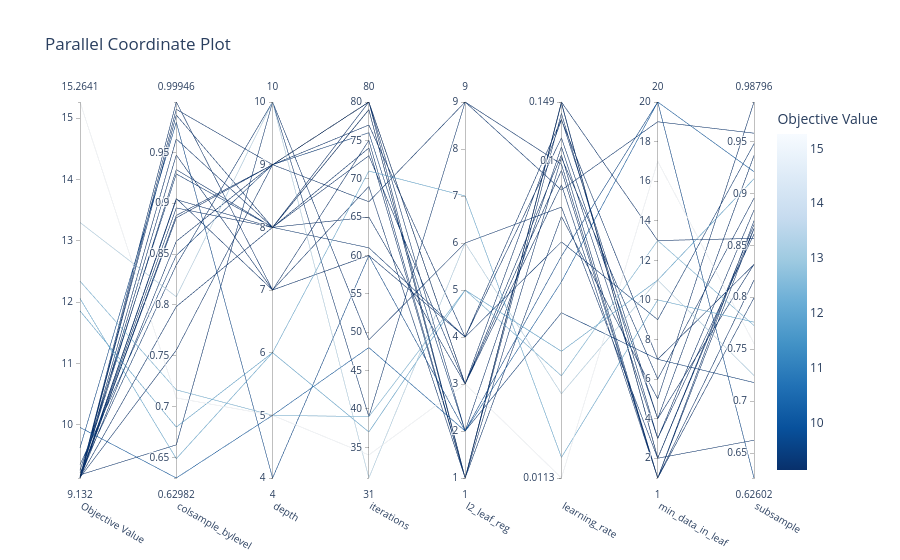

Here is the notebook cell this chart was saved with:
### Code cell
# 4. Parallel coordinate plot
fig = vis.plot_parallel_coordinate(study)
# fig.write_image('optuna_parallel_coordinate.png')
fig.show()
print("✓ Parallel coordinate guardado en 'optuna_parallel_coordinate.png'")

### Figure 1 — Plotly figure (JSON) as saved in the notebook; plotly's stock layout.template omitted (floating-point values rounded to 4 significant figures)
{"data": [{"dimensions": [{"label": "Objective Value", "range": [9.132, 15.26], "values": [9.183, 9.157, 12.34, 11.86, 9.624, 12.06, 13.3, 9.213, 15.26, 9.957, 9.136, 9.133, 9.132, 9.141, 9.136, 9.148, 9.143, 9.35, 9.14, 9.255, 9.137, 9.134, 9.134, 9.144, 9.136]}, {"label": "colsample_bylevel", "range": [0.6298, 0.9995], "values": [0.6624, 0.933, 0.7165, 0.6799, 0.9796, 0.6488, 0.808, 0.8392, 0.7085, 0.6298, 0.9631, 0.9866, 0.9035, 0.8953, 0.8879, 0.9995, 0.9046, 0.8486, 0.7555, 0.9287, 0.9473, 0.8856, 0.8625, 0.7983, 0.9923]}, {"label": "depth", "range": [4, 10], "values": [10, 8, 5, 6, 4, 6, 10, 10, 5, 5, 8, 8, 8, 8, 9, 7, 7, 9, 9, 8, 7, 9, 9, 8, 9]}, {"label": "iterations", "range": [31, 80], "values": [49, 74, 39, 37, 60, 71, 31, 39, 34, 48, 79, 79, 80, 65, 80, 69, 60, 76, 67, 61, 75, 80, 80, 73, 77]}, {"label": "l2_leaf_reg", "range": [1, 9], "values": [6, 1, 5, 5, 2, 7, 6, 9, 3, 2, 1, 1, 1, 3, 3, 1, 4, 2, 9, 4, 1, 3, 2, 3, 4]}, {"label": "learning_rate", "range": [-1.947, -0.8259], "ticktext": ["0.0113", "0.1", "0.149"], "tickvals": [-1.947, -1, -0.8259], "values": [-1.139, -1.167, -1.642, -1.569, -1.285, -1.885, -1.696, -1.088, -1.947, -1.362, -0.8597, -0.8269, -0.8295, -0.8795, -0.9842, -0.9917, -0.8768, -1.454, -1.011, -1.243, -0.8259, -1.03, -0.96, -1.073, -0.9329]}, {"label": "min_data_in_leaf", "range": [1, 20], "values": [2, 5, 13, 11, 20, 10, 11, 19, 17, 20, 3, 2, 2, 7, 1, 6, 4, 7, 1, 9, 13, 1, 3, 1, 4]}, {"label": "subsample", "range": [0.626, 0.988], "values": [0.6624, 0.988, 0.7728, 0.9141, 0.626, 0.7761, 0.7247, 0.9579, 0.7555, 0.9209, 0.8607, 0.8663, 0.8701, 0.8315, 0.866, 0.8952, 0.8318, 0.7179, 0.8165, 0.9477, 0.8567, 0.8737, 0.884, 0.7994, 0.9364]}], "labelangle": 30, "labelside": "bottom", "line": {"color": [9.183, 9.157, 12.34, 11.86, 9.624, 12.06, 13.3, 9.213, 15.26, 9.957, 9.136, 9.133, 9.132, 9.141, 9.136, 9.148, 9.143, 9.35, 9.14, 9.255, 9.137, 9.134, 9.134, 9.144, 9.136], "colorbar": {"title": {"text": "Objective Value"}}, "colorscale": [[0, "rgb(247,251,255)"], [0.125, "rgb(222,235,247)"], [0.25, "rgb(198,219,239)"], [0.375, "rgb(158,202,225)"], [0.5, "rgb(107,174,214)"], [0.625, "rgb(66,146,198)"], [0.75, "rgb(33,113,181)"], [0.875, "rgb(8,81,156)"], [1, "rgb(8,48,107)"]], "reversescale": true, "showscale": true}, "type": "parcoords"}], "layout": {"title": {"text": "Parallel Coordinate Plot"}}}
